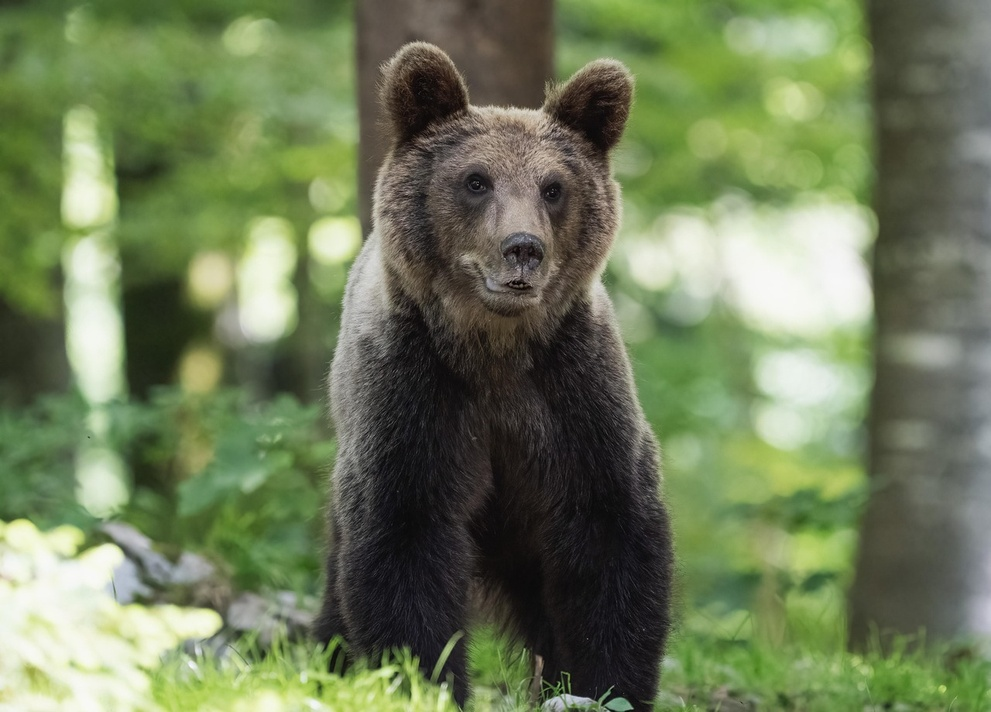
#> input picture bear.jpg, 991 x 712 px, shrunk from 1280 x 919 before the run
$ jupyter execute S02-L010_loading_and_inspecting_images.ipynb
#> lines starting #> are read from the running program, lines starting #| are printed output that depends on the picture
# **Loading and inspecting images**

If needed install package:
```bash
 pip install scikit-image
 pip install matplotlib
 ```

In this lesson, we will learn how to load, display, and inspect images using libraries commonly used in image processing: scikit-image, imageio, and matplotlib.

#### **1. Importing images**

There are two common functions for reading images into Python:
- `skimage.io.imread(path)` from `scikit-image`
- `imageio.imread(path)` from `imageio`

Both return the image as a NumPy array.

[cell 1]
from skimage import io
import imageio.v2 as imageio

img_skimage = io.imread('bear.jpg')
#> img_skimage is the input picture: shape (712, 991, 3); mean R, G, B 110.5, 123.3, 88.8
img_imageio = imageio.imread('bear.jpg')

[cell 2]
print(img_skimage.shape, img_imageio.shape)
#| (712, 991, 3) (712, 991, 3)

[cell 3]
print(img_skimage[:3][:3][0])
#> (printed output is left out)
print(img_imageio[:3][:3][0])
#> (printed output is left out)

#### **2. Displaying images**

To show an image, use matplotlib’s `imshow()` function:

Let's start with something simple. We generate a matrix 2-dimentional.
Values in the matrix can be mapped to a color using cmap

[cell 4]
import numpy as np
import matplotlib.pyplot as plt

a = np.random.random((10, 10))
print(a)
print(a.shape)

[cell 5]
# Display the array as an image
plt.imshow(a, cmap='viridis', interpolation='nearest')
plt.colorbar()
plt.show()
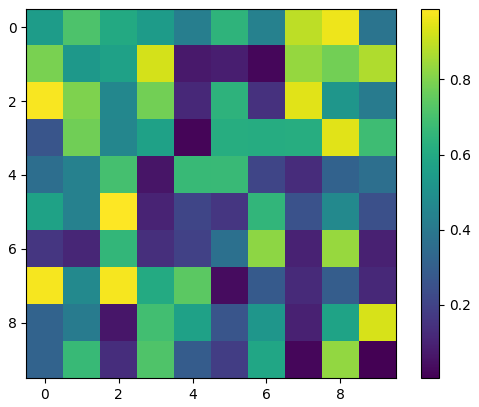
#> figure drawn by matplotlib, 2 panels

The cmap can be changed to get different types of charts

[cell 6]
plt.imshow(a, cmap='gray', interpolation='nearest')
plt.colorbar()
plt.show()
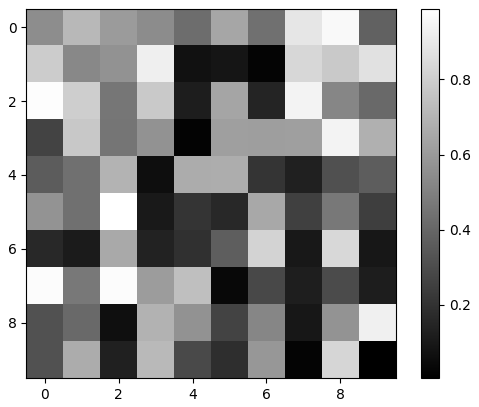
#> figure drawn by matplotlib, 2 panels

When working with a picture, we have already 2-dimentional map of flat space.
The values from the 3rd dimention are automatically interpreted as RGB. So, we don't need to define any cmap.

[cell 7]
import matplotlib.pyplot as plt

plt.imshow(img_skimage)
plt.title("Image loaded with skimage")
plt.axis('off')  # hide axes for clarity
plt.show()

#### **3. Inspecting image properties**

Each loaded image is essentially a NumPy array.
We can check its properties:
- `image.shape`: shows the dimensions (height, width, channels)
- `image.dtype`: shows the data type of pixel values

[cell 8]
print("Image shape:", img_skimage.shape)
#| Image shape: (712, 991, 3)
print("Image dtype:", img_skimage.dtype)
#| Image dtype: uint8
